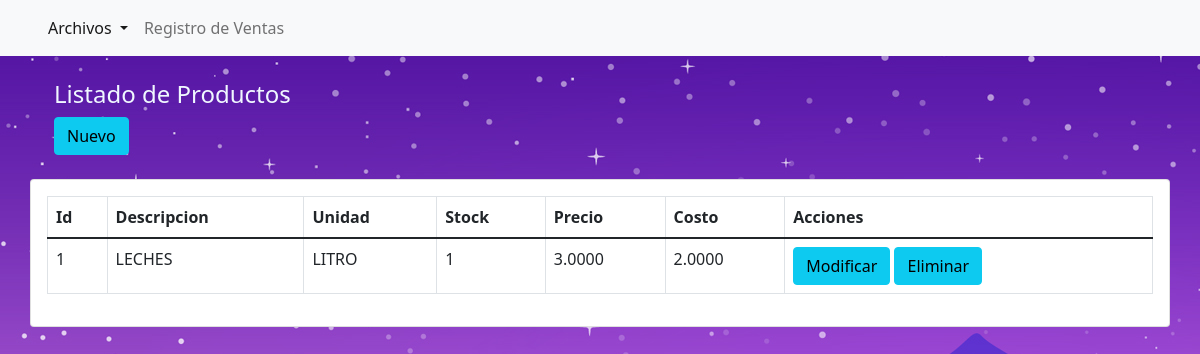
The page /lista_producto.php (signed in) on the database its author committed.
### tables this page shows
CREATE TABLE `productos` (
  `idProducto` int(11) NOT NULL,
  `nomproducto` varchar(50) NOT NULL,
  `unimed` varchar(15) NOT NULL,
  `stock` int(11) NOT NULL,
  `preuni` decimal(10,4) NOT NULL,
  `cosuni` decimal(10,4) NOT NULL,
  `idLinea` int(11) DEFAULT NULL
);

### clases/producto.php (called while the page is built, shortened)
<?php
class Producto {
		private $con;
		public function conectar_db($cn){
			$this->con = $cn;
		}
		public function listaprodu(){
			$sql = "SELECT * FROM productos";
			$res = mysqli_query($this->con, $sql);
			return $res;
		}
	}
?>

### lista_producto.php (the view, shortened to what this page needs)
<?php
include_once('header.php');
include_once('includes/acceso.php');
include_once('clases/producto.php');
$conexion = connect_db();
$oproducto = new Producto();
$oproducto->conectar_db($conexion);
$datos_produ = $oproducto->listaprodu();
if ($datos_produ){
    ?>
    <div class="container p-12">
        <div class="row">
        <div class="container p-4">
        <h4>Listado de Productos</h4>
        <a href="agrega_prod.php" class="btn btn-info add-new">Nuevo</a>
        </div>
        <div class="card card-body">
            <table class="table table-bordered">
            <thead>
                <tr>
                    <th>Id</th>
                    <th>Descripcion</th>
                    <th>Unidad</th>
                    <th>Stock</th>
                    <th>Precio</th>
                    <th>Costo</th>
                    <th>Acciones</th>
                </tr>
            </thead>
<tbody>
    <?php
    while ($row=mysqli_fetch_array($datos_produ)){
        $id=$row['idProducto'];
        $nom=$row['nomproducto'];
        $und=$row['unimed'];
        $can=$row['stock'];
        $pre=$row['preuni'];
        $cos=$row['cosuni'];
        ?>
                <tr>
                    <td><?php echo $id; ?></td>
                    <td><?php echo $nom; ?></td>
                    <td><?php echo $und; ?></td>
                    <td><?php echo $can; ?></td>
                    <td><?php echo $pre; ?></td>
                    <td><?php echo $cos; ?></td>
                    <td>
                    <a href="modifica_prod.php?codigo=<?php echo $id; ?>" class="btn btn-info add-new">Modificar</a>
                    <a href="elimina_prod.php?codigo=<?php echo $id; ?>" class="btn btn-info add-new">Eliminar</a>
                    </td>
                </tr>
             <?php
    }
    ?>
    </tbody>
   </table>
            </div>
        </div>
    </div>
<?php
}
?>

### css/login.css (style rules this page uses)
body { min-height: 100vh; background: url('zona.jpg') no-repeat; }
h4 { color: aliceblue; }

### rows shown on the page
productos: idProducto "1", nomproducto "LECHES", unimed "LITRO", stock "1", preuni "3.0000", cosuni "2.0000"
